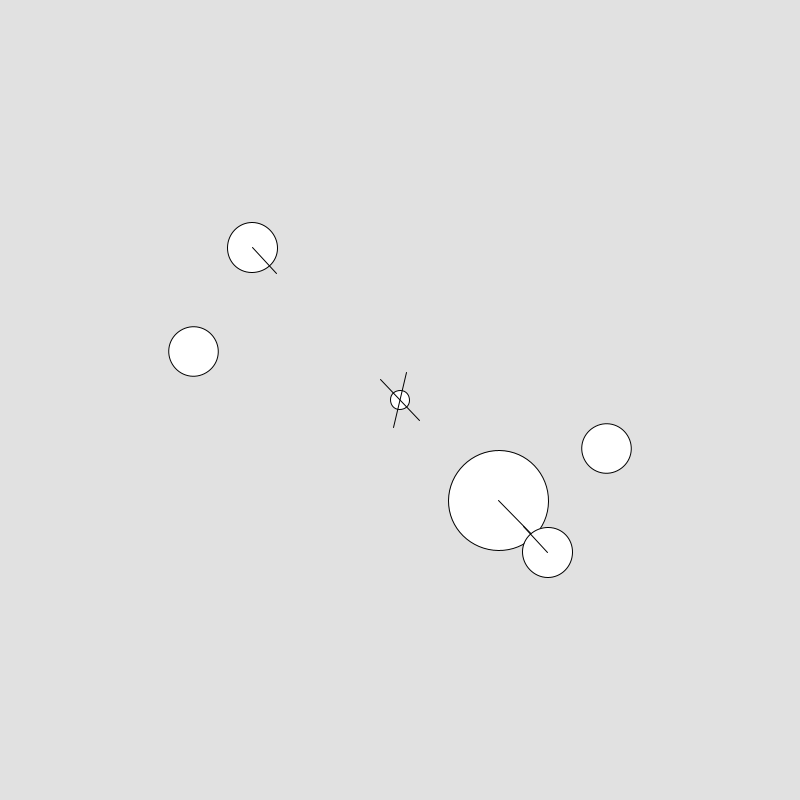
Frame 1 (no input)
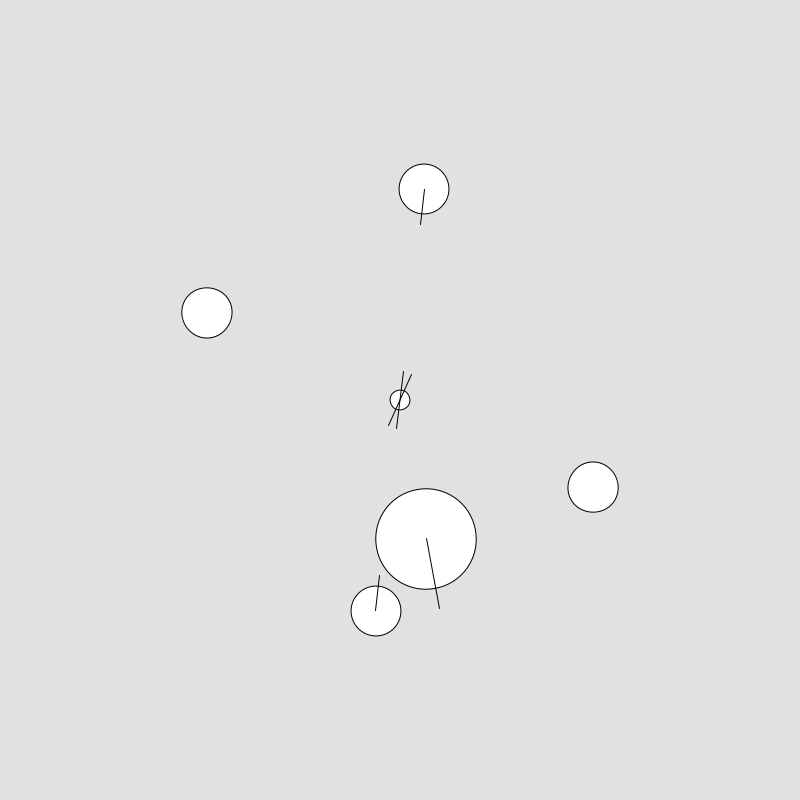
Frame 60 (the mouse pressed at the canvas centre just before this capture)
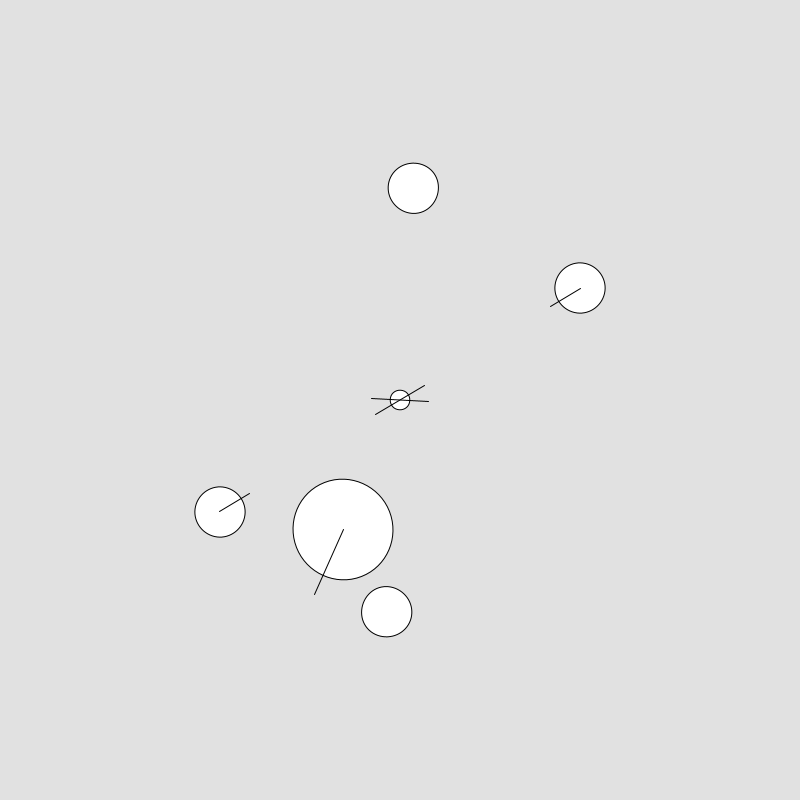
Frame 120 (the mouse held since frame 60 and released just before this capture)

The Processing sketch that drew these frames (run headless with seeded random() and noise(); from frame 60 on, the mouse is pressed at the canvas centre):

// Processing sketch: circle_go_spin
// ── circle_go_spin.pde
void setup(){
  size(800,800);
}
void draw(){
  background(225);
  pushMatrix();
 translate(400,400);
 rotate(frameCount/100.0);
 
 circle(100,100,100);
 line(100,100,150,150);
 rotate(frameCount/200.0);
 
 circle(150,150,50);
 
 line(125,125,150,150);
 circle(0,0,20);
line(20,20,-20,-20);
circle(-150,-150,50);
line(-125,-125,-150,-150);
rotate(frameCount/1.0);
line(20,20,-20,-20);
circle(-150,150,50);
circle(150,-150,50);
 popMatrix();
 
 
}
